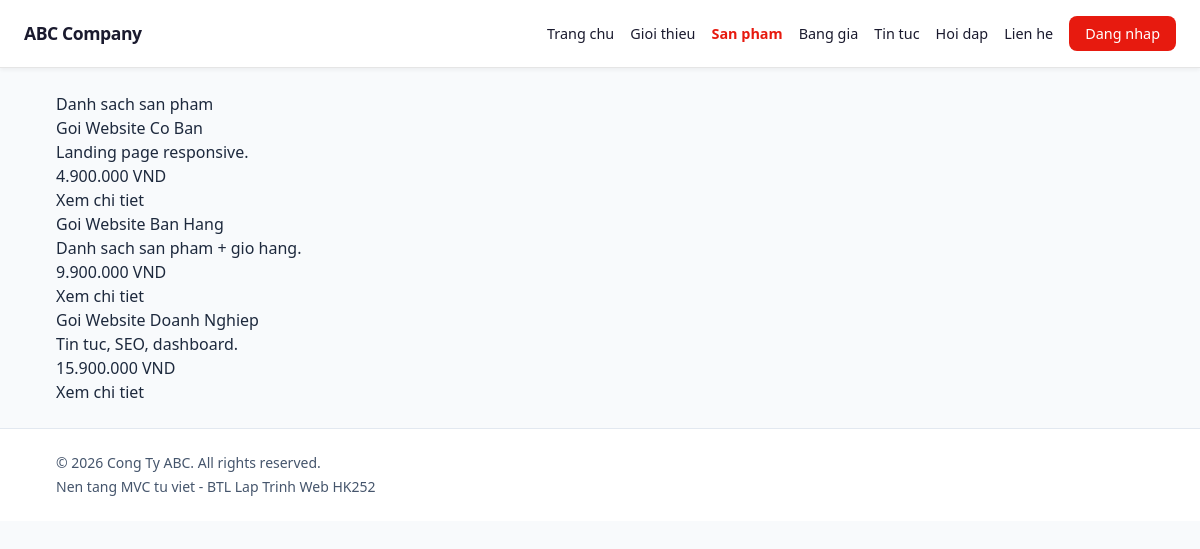
/product, run on an earlier commit of the app's database.
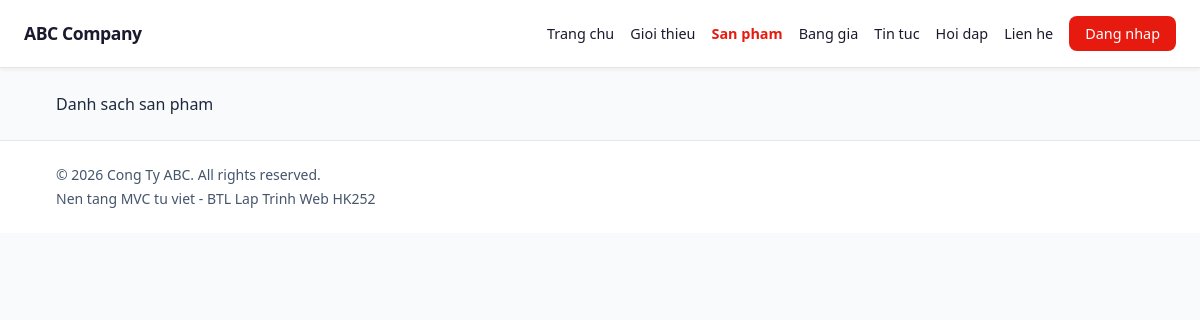
And on a later commit of the database.
### tables this page shows
CREATE TABLE products (
    id INT AUTO_INCREMENT PRIMARY KEY,
    name VARCHAR(180) NOT NULL,
    slug VARCHAR(200) NOT NULL UNIQUE,
    price DECIMAL(12, 2) NOT NULL DEFAULT 0,
    description TEXT,
    image VARCHAR(255) DEFAULT NULL,
    is_active TINYINT(1) NOT NULL DEFAULT 1,
    created_at TIMESTAMP DEFAULT CURRENT_TIMESTAMP,
    updated_at TIMESTAMP DEFAULT CURRENT_TIMESTAMP ON UPDATE CURRENT_TIMESTAMP
);

### app/Controllers/ProductController.php (called while the page is built, shortened)
<?php
require_once ROOT . '/core/Controller.php';
class ProductController extends Controller {
	private ?Product $productModel = null;
	public function __construct() {
		require_once APPROOT . '/Models/Model.php';
		try {
			$this->productModel = new Product();
		} catch (Throwable $e) {
			$this->productModel = null;
		}
	}
	public function index(): void {
		$products = $this->productModel ? $this->productModel->findAll() : $this->seedProducts();
		$this->view('layouts/main', [
			'title' => 'San pham',
			'content' => 'product/index',
			'products' => $products,
		]);
	}
}

### core/Router.php (called while the page is built, shortened)
<?php
class Router {
    private string $method     = 'index';
    public function dispatch(): void {
        $url = $this->parseUrl();
        if (!empty($url[0])) {
            $controllerName = ucfirst(strtolower($url[0])) . 'Controller';
            $file = APPROOT . '/Controllers/' . $controllerName . '.php';
            if (file_exists($file)) {
                unset($url[0]);
            }
        }
        $controller = new $this->controller();
        $this->params = array_values($url ?? []);
        call_user_func_array([$controller, $this->method], $this->params);
    }
    private function parseUrl(): array {
        if (isset($_GET['url'])) {
            $raw = filter_var(rtrim($_GET['url'], '/'), FILTER_SANITIZE_URL);
            $parts = explode('/', $raw);
            return array_values(array_filter($parts, static fn($part) => $part !== ''));
        }
        return [];
    }
}

### index.php (called while the page is built, shortened)
<?php
require_once ROOT . '/core/Router.php';
$router = new Router();
$router->dispatch();

### core/Database.php (called while the page is built, shortened)
<?php
class Database {
    private static ?Database $instance = null;
    private PDO $pdo;
    private function __construct() {
        $dsn = "mysql:host=" . DB_HOST . ";dbname=" . DB_NAME . ";charset=utf8mb4";
        $this->pdo = new PDO($dsn, DB_USER, DB_PASS, [
            PDO::ATTR_ERRMODE            => PDO::ERRMODE_EXCEPTION,
            PDO::ATTR_DEFAULT_FETCH_MODE => PDO::FETCH_ASSOC,
            PDO::ATTR_EMULATE_PREPARES   => false,
        ]);
    }
    public static function getInstance(): Database {
        if (self::$instance === null) {
            self::$instance = new Database();
        }
        return self::$instance;
    }
    public function getPdo(): PDO {
        return $this->pdo;
    }
}

### app/Models/Model.php (called while the page is built, shortened)
<?php
require_once ROOT . '/core/Database.php';
abstract class Model {
    protected PDO $db;
    protected string $table = '';
    public function __construct() {
        $this->db = Database::getInstance()->getPdo();
    }
    public function findAll(): array {
        $stmt = $this->db->query("SELECT * FROM {$this->table}");
        return $stmt->fetchAll();
    }
}

### app/Views/product/index.php (the view)
<section class="panel">
	<h1>Danh sach san pham</h1>
	<div class="cards">
		<?php foreach (($products ?? []) as $product): ?>
			<article class="card">
				<h3><?= htmlspecialchars($product['name']) ?></h3>
				<p><?= htmlspecialchars($product['description'] ?? 'Dang cap nhat mo ta.') ?></p>
				<p class="price"><?= number_format((float)($product['price'] ?? 0), 0, ',', '.') ?> VND</p>
				<a href="<?= BASE_URL ?>product/detail/<?= (int)$product['id'] ?>">Xem chi tiet</a>
			</article>
		<?php endforeach; ?>
	</div>
</section>

### core/Controller.php (shortened to what this page needs)
<?php
class Controller {
    protected function view(string $view, array $data = []): void {
        extract($data);
        $file = APPROOT . '/Views/' . $view . '.php';
        if (file_exists($file)) {
            require_once $file;
        } else {
            die("View không tồn tại: $view");
        }
    }
}

### app/Views/layouts/main.php (shortened to what this page needs)
<!DOCTYPE html>
<html lang="vi">
<head>
    <script src="https://cdn.jsdelivr.net/npm/@tailwindcss/browser@4"></script>
    <link rel="stylesheet" href="<?= BASE_URL ?>public/css/style.css">
</head>
<body class="min-h-screen bg-slate-50 text-slate-800">
    <?php include APPROOT . '/Views/layouts/header.php'; ?>
    <main class="mx-auto w-full max-w-6xl px-4 py-6 md:px-6 lg:px-8">
        <?php include APPROOT . '/Views/' . $content . '.php'; ?>
    </main>
    <?php include APPROOT . '/Views/layouts/footer.php'; ?>
</body>
</html>

### app/Views/layouts/header.php
<header class="sticky top-0 z-20 border-b border-slate-200 bg-white/95 backdrop-blur">
    <nav id="main-nav" class="mx-auto flex w-full max-w-6xl flex-col gap-3 px-4 py-4 md:flex-row md:items-center md:justify-between md:px-6 lg:px-8">
        <a class="text-lg font-bold tracking-tight text-teal-700" href="<?= BASE_URL ?>">ABC Company</a>
        <div class="nav-links flex flex-wrap items-center gap-x-4 gap-y-2 text-sm font-medium text-slate-700">
            <a class="transition hover:text-teal-700" href="<?= BASE_URL ?>">Trang chu</a>
            <a class="transition hover:text-teal-700" href="<?= BASE_URL ?>home/about">Gioi thieu</a>
            <a class="transition hover:text-teal-700" href="<?= BASE_URL ?>product">San pham</a>
            <a class="transition hover:text-teal-700" href="<?= BASE_URL ?>home/pricing">Bang gia</a>
            <a class="transition hover:text-teal-700" href="<?= BASE_URL ?>news">Tin tuc</a>
            <a class="transition hover:text-teal-700" href="<?= BASE_URL ?>home/faq">Hoi dap</a>
            <a class="transition hover:text-teal-700" href="<?= BASE_URL ?>home/contact">Lien he</a>
            <a class="rounded-md bg-teal-600 px-3 py-1.5 text-white transition hover:bg-teal-700" href="<?= BASE_URL ?>auth/login">Dang nhap</a>
        </div>
    </nav>
</header>

### app/Views/layouts/footer.php
<footer class="border-t border-slate-200 bg-white">
    <div class="mx-auto w-full max-w-6xl px-4 py-6 text-sm text-slate-600 md:px-6 lg:px-8">
        <p>&copy; <?= date('Y') ?> Cong Ty ABC. All rights reserved.</p>
        <p class="mt-1">Nen tang MVC tu viet - BTL Lap Trinh Web HK252</p>
    </div>
</footer>

### public/css/style.css (style rules this page uses)
:root { --cgv-red: #E71A0F; --cgv-dark: #1A1A2E; --cgv-white: #FFFFFF; --spacing-xs: 4px; --spacing-sm: 8px; --spacing-md: 16px; --spacing-lg: 24px; --radius-md: 8px; }
header { background-color: var(--cgv-white) !important; border-bottom: 1px solid #E5E5E5 !important; position: sticky !important; top: 0 !important; z-index: 1030 !important; box-shadow: 0 2px 4px rgba(0, 0, 0, 0.05) !important; -webkit-backdrop-filter: none !important; backdrop-filter: none !important; }
nav { background-color: transparent !important; border: none !important; padding: var(--spacing-md) 0 !important; display: flex !important; flex-wrap: wrap !important; align-items: center !important; justify-content: space-between !important; }
#main-nav .nav-links { display: flex !important; flex-wrap: wrap !important; gap: var(--spacing-md) !important; align-items: center !important; margin: 0 !important; padding: 0 !important; list-style: none !important; }
#main-nav .nav-links a { color: var(--cgv-dark) !important; background-color: transparent !important; text-decoration: none !important; font-size: 0.9rem !important; font-weight: 500 !important; transition: color 0.3s ease, background-color 0.3s ease !important; padding: 0 !important; margin: 0 !important; display: inline-flex !important; align-items: center !important; white-space: nowrap !important; border: none !important; border-radius: 0 !important; line-height: normal !important; }
#main-nav .nav-links a.active { color: var(--cgv-red) !important; font-weight: 600 !important; background-color: transparent !important; }
#main-nav > a { color: var(--cgv-dark) !important; font-size: 1.1rem !important; font-weight: 700 !important; text-decoration: none !important; margin-right: auto !important; margin-bottom: 0 !important; background-color: transparent !important; }
#main-nav .nav-links a[href*="login"], #main-nav .nav-links a[href*="auth"] { background-color: var(--cgv-red) !important; color: var(--cgv-white) !important; padding: var(--spacing-sm) var(--spacing-md) !important; border-radius: var(--radius-md) !important; display: inline-flex !important; align-items: center !important; font-weight: 500 !important; }
#main-nav a { --tw-text-opacity: 1 !important; }

What changed in the data, as far as the page shows it:
removed products: name "Goi Website Co Ban", description "Landing page responsive.", price "4.900.000"
removed products: name "Goi Website Ban Hang", description "Danh sach san pham + gio hang.", price "9.900.000"
removed products: name "Goi Website Doanh Nghiep", description "Tin tuc, SEO, dashboard.", price "15.900.000"
